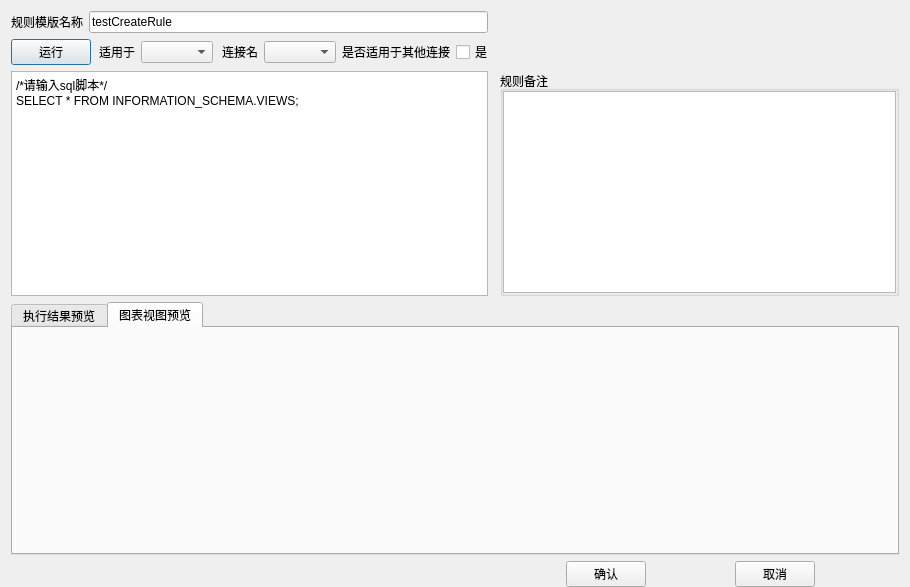
<?xml version="1.0" encoding="UTF-8"?>
<ui version="4.0">
 <class>PCreateRuleDialog</class>
 <widget class="QDialog" name="PCreateRuleDialog">
  <property name="geometry">
   <rect>
    <x>0</x>
    <y>0</y>
    <width>910</width>
    <height>587</height>
   </rect>
  </property>
  <property name="windowTitle">
   <string>创建或修改一个规则模版</string>
  </property>
  <layout class="QVBoxLayout" name="verticalLayout">
   <property name="bottomMargin">
    <number>0</number>
   </property>
   <item>
    <layout class="QGridLayout" name="gridLayout">
     <item row="2" column="3">
      <widget class="QGroupBox" name="groupBox_2">
       <property name="title">
        <string>规则备注</string>
       </property>
       <layout class="QGridLayout" name="gridLayout_2">
        <property name="leftMargin">
         <number>0</number>
        </property>
        <property name="topMargin">
         <number>0</number>
        </property>
        <property name="rightMargin">
         <number>0</number>
        </property>
        <property name="bottomMargin">
         <number>0</number>
        </property>
        <property name="spacing">
         <number>0</number>
        </property>
        <item row="0" column="0">
         <widget class="QPlainTextEdit" name="editCommect"/>
        </item>
       </layout>
      </widget>
     </item>
     <item row="2" column="0" colspan="2">
      <widget class="QPlainTextEdit" name="editScript">
       <property name="styleSheet">
        <string notr="true">
border-color: rgb(0, 255, 127);</string>
       </property>
       <property name="plainText">
        <string>/*请输入sql脚本*/
SELECT * FROM INFORMATION_SCHEMA.VIEWS;
</string>
       </property>
      </widget>
     </item>
     <item row="0" column="0">
      <widget class="QLabel" name="label_5">
       <property name="text">
        <string>规则模版名称</string>
       </property>
      </widget>
     </item>
     <item row="0" column="1">
      <widget class="QLineEdit" name="editName">
       <property name="text">
        <string>testCreateRule</string>
       </property>
      </widget>
     </item>
     <item row="0" column="2" colspan="2">
      <spacer name="horizontalSpacer">
       <property name="orientation">
        <enum>Qt::Horizontal</enum>
       </property>
       <property name="sizeType">
        <enum>QSizePolicy::Minimum</enum>
       </property>
       <property name="sizeHint" stdset="0">
        <size>
         <width>382</width>
         <height>20</height>
        </size>
       </property>
      </spacer>
     </item>
     <item row="1" column="0" colspan="3">
      <layout class="QHBoxLayout" name="horizontalLayout_2">
       <item>
        <widget class="QPushButton" name="btnRun">
         <property name="text">
          <string>运行</string>
         </property>
        </widget>
       </item>
       <item>
        <widget class="QLabel" name="label">
         <property name="text">
          <string>适用于</string>
         </property>
         <property name="alignment">
          <set>Qt::AlignRight|Qt::AlignTrailing|Qt::AlignVCenter</set>
         </property>
        </widget>
       </item>
       <item>
        <widget class="QComboBox" name="combDBType"/>
       </item>
       <item>
        <widget class="QLabel" name="label_4">
         <property name="text">
          <string>连接名</string>
         </property>
         <property name="alignment">
          <set>Qt::AlignRight|Qt::AlignTrailing|Qt::AlignVCenter</set>
         </property>
        </widget>
       </item>
       <item>
        <widget class="QComboBox" name="combConnectName"/>
       </item>
       <item>
        <widget class="QLabel" name="label_3">
         <property name="toolTip">
          <string>&lt;html&gt;&lt;head/&gt;&lt;body&gt;&lt;p&gt;&lt;span style=&quot; color:#aa0000;&quot;&gt;表明规则测试连接以外的连接是否适用这个规则&lt;/span&gt;&lt;/p&gt;&lt;/body&gt;&lt;/html&gt;</string>
         </property>
         <property name="text">
          <string>是否适用于其他连接</string>
         </property>
        </widget>
       </item>
       <item>
        <widget class="QGroupBox" name="groupBox">
         <property name="styleSheet">
          <string notr="true">QGroupBox { border: none; }</string>
         </property>
         <property name="title">
          <string/>
         </property>
         <property name="flat">
          <bool>true</bool>
         </property>
         <layout class="QHBoxLayout" name="horizontalLayout">
          <property name="leftMargin">
           <number>0</number>
          </property>
          <property name="topMargin">
           <number>0</number>
          </property>
          <property name="rightMargin">
           <number>0</number>
          </property>
          <property name="bottomMargin">
           <number>0</number>
          </property>
          <item>
           <widget class="QCheckBox" name="radioTrue">
            <property name="text">
             <string>是</string>
            </property>
           </widget>
          </item>
         </layout>
        </widget>
       </item>
      </layout>
     </item>
    </layout>
   </item>
   <item>
    <layout class="QGridLayout" name="gridLayout_3" columnstretch="6,1,0,1,0,1">
     <item row="0" column="0" colspan="6">
      <widget class="QTabWidget" name="tabWidget">
       <property name="enabled">
        <bool>true</bool>
       </property>
       <property name="currentIndex">
        <number>1</number>
       </property>
       <widget class="QWidget" name="tabResult">
        <attribute name="title">
         <string>执行结果预览</string>
        </attribute>
       </widget>
       <widget class="QWidget" name="tabChart">
        <attribute name="title">
         <string>图表视图预览</string>
        </attribute>
       </widget>
      </widget>
     </item>
     <item row="1" column="0">
      <widget class="QLabel" name="labelStatus">
       <property name="text">
        <string/>
       </property>
       <property name="scaledContents">
        <bool>true</bool>
       </property>
      </widget>
     </item>
     <item row="1" column="1">
      <spacer name="horizontalSpacer_2">
       <property name="orientation">
        <enum>Qt::Horizontal</enum>
       </property>
       <property name="sizeHint" stdset="0">
        <size>
         <width>205</width>
         <height>20</height>
        </size>
       </property>
      </spacer>
     </item>
     <item row="1" column="2">
      <widget class="QPushButton" name="btnOK">
       <property name="text">
        <string>确认</string>
       </property>
      </widget>
     </item>
     <item row="1" column="3">
      <spacer name="horizontalSpacer_3">
       <property name="orientation">
        <enum>Qt::Horizontal</enum>
       </property>
       <property name="sizeHint" stdset="0">
        <size>
         <width>106</width>
         <height>20</height>
        </size>
       </property>
      </spacer>
     </item>
     <item row="1" column="4">
      <widget class="QPushButton" name="btnClose">
       <property name="text">
        <string>取消</string>
       </property>
      </widget>
     </item>
     <item row="1" column="5">
      <spacer name="horizontalSpacer_4">
       <property name="orientation">
        <enum>Qt::Horizontal</enum>
       </property>
       <property name="sizeHint" stdset="0">
        <size>
         <width>105</width>
         <height>20</height>
        </size>
       </property>
      </spacer>
     </item>
    </layout>
   </item>
  </layout>
  <action name="actRun">
   <property name="text">
    <string>执行脚本</string>
   </property>
   <property name="menuRole">
    <enum>QAction::NoRole</enum>
   </property>
  </action>
 </widget>
 <resources/>
 <connections>
  <connection>
   <sender>btnClose</sender>
   <signal>clicked()</signal>
   <receiver>PCreateRuleDialog</receiver>
   <slot>reject()</slot>
   <hints>
    <hint type="sourcelabel">
     <x>777</x>
     <y>565</y>
    </hint>
    <hint type="destinationlabel">
     <x>454</x>
     <y>293</y>
    </hint>
   </hints>
  </connection>
 </connections>
</ui>
